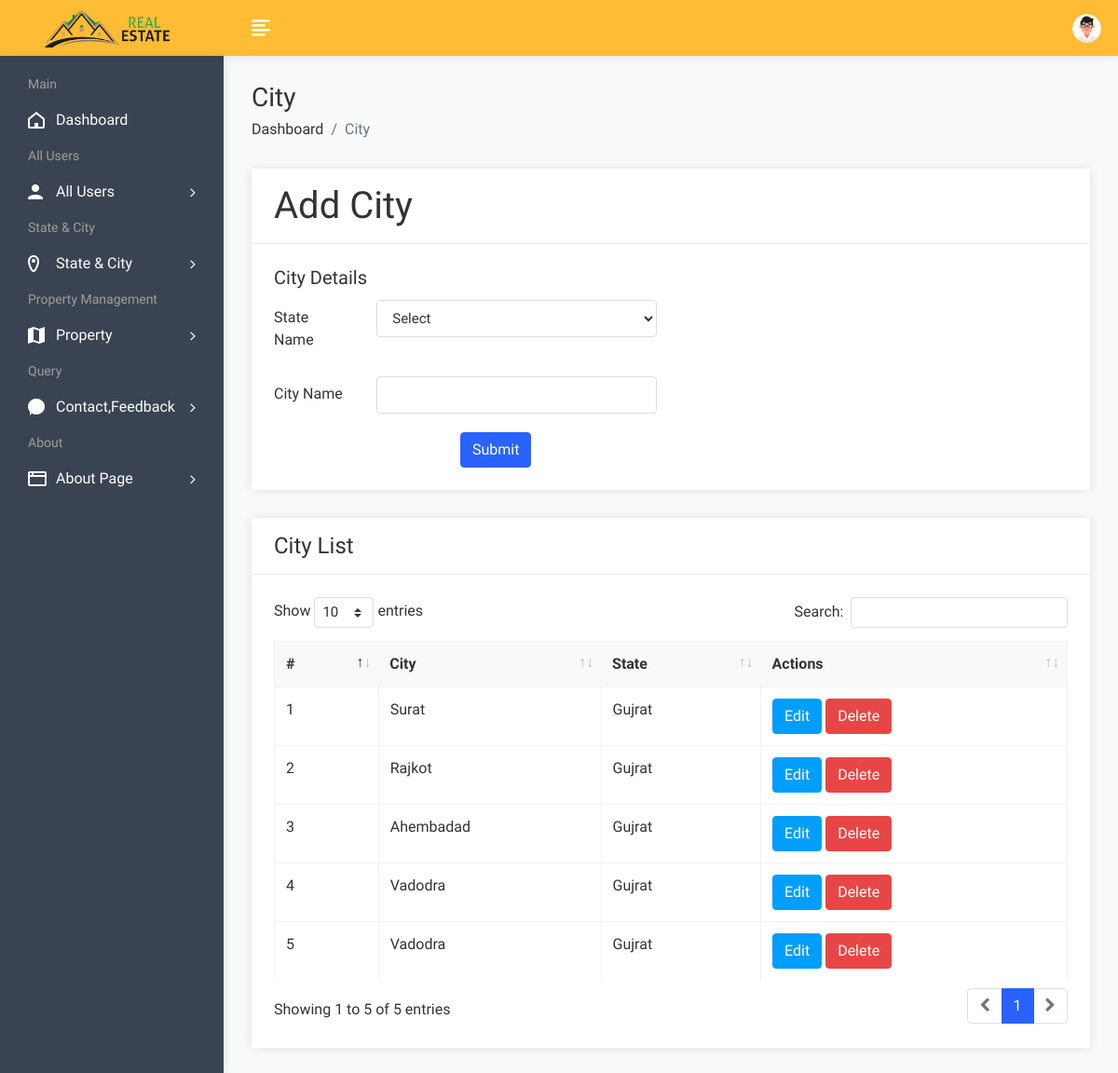
Screenshot of /admin/cityadd.php (signed in) with the database file from the repository.
### tables this page shows
CREATE TABLE `city` (
  `cid` int(50) NOT NULL,
  `cname` varchar(100) NOT NULL,
  `sid` int(50) NOT NULL
);

CREATE TABLE `state` (
  `sid` int(50) NOT NULL,
  `sname` varchar(100) NOT NULL
);

### admin/cityadd.php (the view, shortened to what this page needs)
<!DOCTYPE html>
<html lang="en">
<head>
        <link rel="stylesheet" href="assets/css/bootstrap.min.css">
        <link rel="stylesheet" href="assets/css/font-awesome.min.css">
        <link rel="stylesheet" href="assets/css/feathericon.min.css">
		<link rel="stylesheet" href="assets/plugins/datatables/dataTables.bootstrap4.min.css">
		<link rel="stylesheet" href="assets/plugins/datatables/responsive.bootstrap4.min.css">
		<link rel="stylesheet" href="assets/plugins/datatables/select.bootstrap4.min.css">
		<link rel="stylesheet" href="assets/plugins/datatables/buttons.bootstrap4.min.css">
        <link rel="stylesheet" href="assets/css/style.css">
    </head>
    <body>
			<?php include("header.php");?>
            <div class="page-wrapper">
                <div class="content container-fluid">
					<div class="page-header">
						<div class="row">
							<div class="col">
								<br><br>
								<h3 class="page-title">City</h3>
								<ul class="breadcrumb">
									<li class="breadcrumb-item"><a href="dashboard.php">Dashboard</a></li>
									<li class="breadcrumb-item active">City</li>
								</ul>
							</div>
						</div>
					</div>
					<div class="row">
						<div class="col-md-12">
							<div class="card">
								<div class="card-header">
									<h1 class="card-title">Add City</h1>
								</div>
								<form method="post" id="insert product" enctype="multipart/form-data">
									<div class="card-body">
											<div class="row">
												<div class="col-xl-6">
													<h5 class="card-title">City Details</h5>
													<div class="form-group row">
														<label class="col-lg-3 col-form-label">State Name</label>
														<div class="col-lg-9" >
															<select class="form-control" name="state">
																<option value="">Select</option>
															</select>
														</div>
													</div>
													<div class="form-group row">
														<label class="col-lg-3 col-form-label">City Name</label>
														<div class="col-lg-9">
															<input type="text" class="form-control" name="city">
														</div>
													</div>
												</div>
											</div>
											<div class="text-left">
												<input type="submit" class="btn btn-primary"  value="Submit" name="insert" style="margin-left:200px;">
											</div>
									</div>
								</form>
							</div>
						</div>
					</div>
				<div class="row">
						<div class="col-sm-12">
							<div class="card">
								<div class="card-header">
									<h4 class="card-title">City List</h4>
								</div>
								<div class="card-body">
									<table id="basic-datatable" class="table table-bordered table-hover">
                                            <thead>
                                                <tr>
                                                    <th>#</th>
                                                    <th>City</th>
													<th>State</th>
													<th>Actions</th>
                                                </tr>
                                            </thead>
                                            <tbody>
											<?php
												$query=mysqli_query($con,"select city.*,state.sname from city,state where city.sid=state.sid");
												$cnt=1;
												while($row=mysqli_fetch_array($query))
													{
											?>
                                                <tr>
                                                    <td><?php echo $cnt; ?></td>
                                                    <td><?php echo $row['1']; ?></td>
													<td><?php echo $row['sname']; ?></td>
													<td><a href="cityedit.php?id=<?php echo $row['0']; ?>"><button class="btn btn-info">Edit</button></a>
                                                   <a href="citydelete.php?id=<?php echo $row['0']; ?>"><button class="btn btn-danger">Delete</button></a></td>
                                                </tr>
                                                <?php $cnt=$cnt+1; } ?>
                                            </tbody>
                                        </table>
								</div>
							</div>
						</div>
					</div>
				</div>
			</div>
    </body>
</html>

### rows the page displays
city: cname "Surat", sid.sname "Gujrat"
city: cname "Rajkot", sid.sname "Gujrat"
city: cname "Ahembadad", sid.sname "Gujrat"
city: cname "Vadodra", sid.sname "Gujrat"
city: cname "Vadodra", sid.sname "Gujrat"
